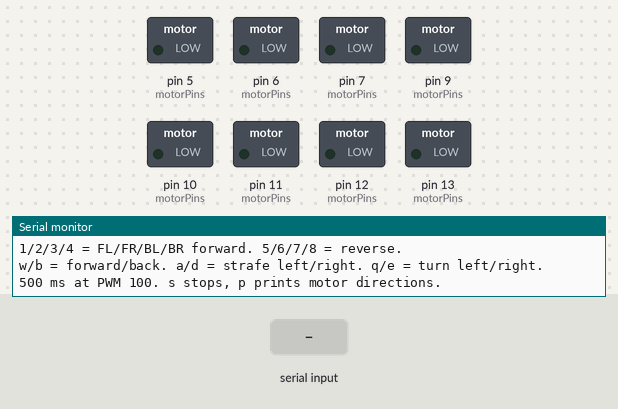
This sketch was run on a simulated Arduino Mega 2560, built with avr-gcc and run on an emulated ATmega2560. Shown: switched loads named in the sketch (green lamp = pin HIGH), the last lines printed to the serial monitor. Inputs (shaded band) come from the test bench.

Above: at 1.2 s.
1.3 s: "w\n" received over Serial
At 1.55 s:
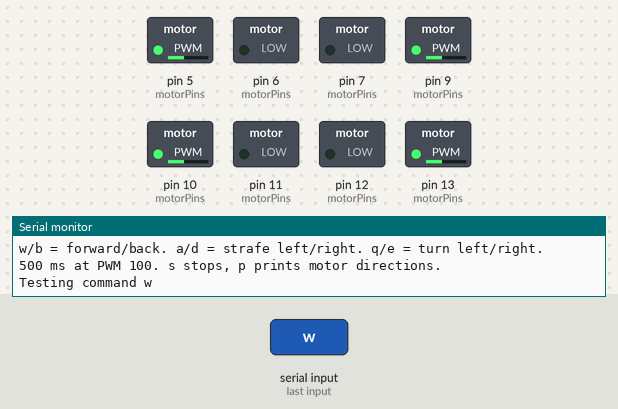
3.2 s: "b\n" received over Serial
At 3.6 s:
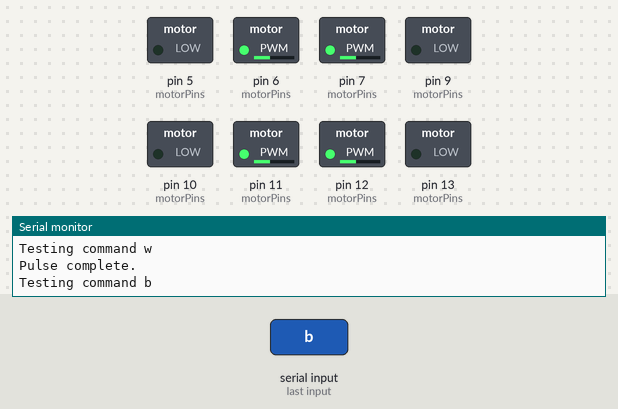
5.2 s: "a\n" received over Serial
At 5.45 s:
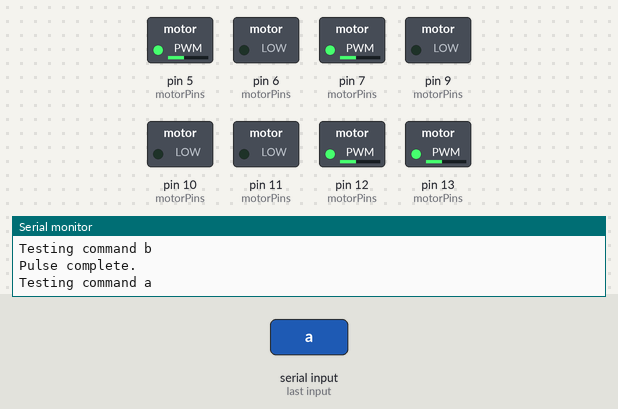
7.1 s: "d\n" received over Serial
At 7.35 s:
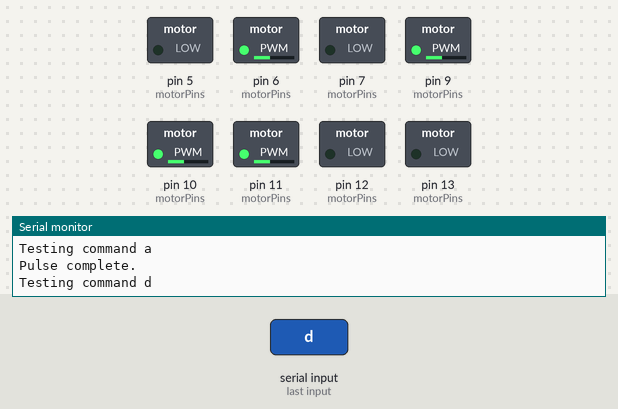
9.0 s: "q\n" received over Serial
At 9.25 s:
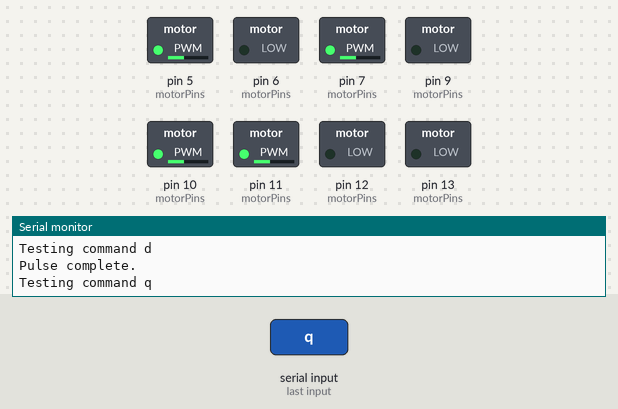
11.0 s: "e\n" received over Serial
At 11.25 s:
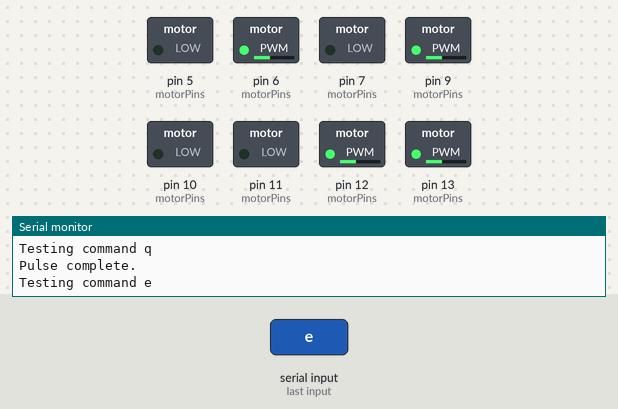
Timing chart, 0 to 13.9 s (numbered marks = the images above; inputs shaded):
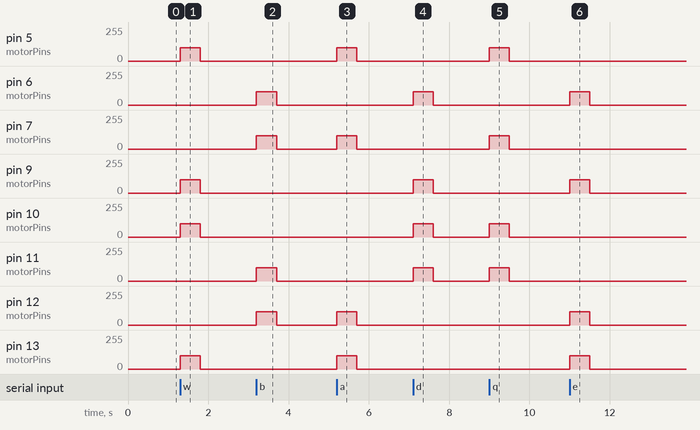

The sketch:

MegaTCSMotorTest.ino
```cpp
// Mega 2560 motor test. Serial Monitor: 115200 baud, New Line.
// Keep motor power off during upload or reset. The bootloader can blink D13.
#include <EEPROM.h>

#if !defined(__AVR_ATmega2560__)
#error Select Arduino Mega or Mega 2560 with the ATmega2560 processor.
#endif

// FL, FR, BL, BR. Each row is input A, input B.
constexpr uint8_t motorPins[][2] = {{9, 7}, {5, 6}, {11, 13}, {10, 12}};
const char *const motorNames[] = {"FL", "FR", "BL", "BR"};
constexpr uint8_t testPwm = 100;
constexpr unsigned long pulseMs = 500;

uint8_t reverseMask = 0x04;  // Same default as the Mega soccer sketch.
bool pulseActive = false;
unsigned long pulseStartedMs = 0;
char pendingCommand = 0;
bool discardLine = false;

void stopMotors() {
  for (const auto &pins : motorPins) {
    analogWrite(pins[0], 0);
    analogWrite(pins[1], 0);
  }
  pulseActive = false;
}

void printDirections() {
  for (uint8_t i = 0; i < 4; ++i) {
    Serial.print(motorNames[i]);
    Serial.println(reverseMask & (1U << i) ? F(" reversed") : F(" normal"));
  }
}

void executeCommand(char command) {
  if (pulseActive) return;
  if (command == 'p') {
    printDirections();
    return;
  }
  int wheel[4] = {};
  if (command >= '1' && command <= '8') {
    const uint8_t motor = (command - '1') % 4;
    wheel[motor] = command <= '4' ? int(testPwm) : -int(testPwm);
  } else {
    int forward = 0;
    int strafe = 0;
    int turn = 0;
    switch (command) {
      case 'w': forward = testPwm; break;
      case 'b': forward = -int(testPwm); break;
      case 'a': strafe = -int(testPwm); break;
      case 'd': strafe = testPwm; break;
      case 'q': turn = -int(testPwm); break;
      case 'e': turn = testPwm; break;
      default:
        Serial.println(F("Use 1-8, w/b/a/d/q/e, s, or p."));
        return;
    }
    wheel[0] = forward + strafe + turn;
    wheel[1] = forward - strafe - turn;
    wheel[2] = forward - strafe + turn;
    wheel[3] = forward + strafe - turn;
  }

  stopMotors();
  pulseStartedMs = millis();
  for (uint8_t i = 0; i < 4; ++i) {
    const int pwm = (reverseMask & (1U << i)) ? -wheel[i] : wheel[i];
    if (pwm > 0) analogWrite(motorPins[i][0], pwm);
    if (pwm < 0) analogWrite(motorPins[i][1], -pwm);
  }
  pulseActive = true;
  Serial.print(F("Testing command "));
  Serial.println(command);
}

void readCommands() {
  for (uint8_t budget = 0; budget < 32 && Serial.available(); ++budget) {
    char input = char(Serial.read());
    if (input == '\r' || input == '\n') {
      if (!discardLine && pendingCommand) executeCommand(pendingCommand);
      pendingCommand = 0;
      discardLine = false;
    } else if (input == 's' || input == 'S') {
      stopMotors();
      if (!discardLine) Serial.println(F("Stopped."));
      discardLine = true;
    } else if (!discardLine) {
      if (pendingCommand) {
        stopMotors();
        discardLine = true;
        Serial.println(F("Send one command per line."));
      } else {
        pendingCommand = input;
      }
    }
  }
}

void setup() {
  for (const auto &pins : motorPins) {
    for (uint8_t pin : pins) {
      digitalWrite(pin, LOW);
      pinMode(pin, OUTPUT);
    }
  }
  stopMotors();
  if (EEPROM.read(0) == 0xA5) {
    const uint8_t saved = EEPROM.read(1);
    if (saved <= 0x0F) reverseMask = saved;
  }
  Serial.begin(115200);
  Serial.println(F("Mega motor test. Start with wheels lifted."));
  Serial.println(F("1/2/3/4 = FL/FR/BL/BR forward. 5/6/7/8 = reverse."));
  Serial.println(F("w/b = forward/back. a/d = strafe left/right. q/e = turn left/right."));
  Serial.println(F("500 ms at PWM 100. s stops, p prints motor directions."));
}

void loop() {
  if (pulseActive && millis() - pulseStartedMs >= pulseMs) {
    stopMotors();
    Serial.println(F("Pulse complete."));
  }
  readCommands();
}
```

Measured:
- after the input at 1.3 s, pin 5 (motorPins), pin 9 (motorPins), pin 10 (motorPins), pin 13 (motorPins): 0/255 → 100/255 at once, → 0/255 0.50 s later
- after the input at 3.2 s, pin 6 (motorPins), pin 7 (motorPins), pin 11 (motorPins), pin 12 (motorPins): 0/255 → 100/255 at once, → 0/255 0.50 s later
- after the input at 5.2 s, pin 5 (motorPins), pin 7 (motorPins), pin 12 (motorPins), pin 13 (motorPins): 0/255 → 100/255 at once, → 0/255 0.50 s later
- after the input at 7.1 s, pin 6 (motorPins), pin 9 (motorPins), pin 10 (motorPins), pin 11 (motorPins): 0/255 → 100/255 at once, → 0/255 0.50 s later
- after the input at 9.0 s, pin 5 (motorPins), pin 7 (motorPins), pin 10 (motorPins), pin 11 (motorPins): 0/255 → 100/255 at once, → 0/255 0.50 s later
- after the input at 11.0 s, pin 6 (motorPins), pin 9 (motorPins), pin 12 (motorPins), pin 13 (motorPins): 0/255 → 100/255 at once, → 0/255 0.50 s later
